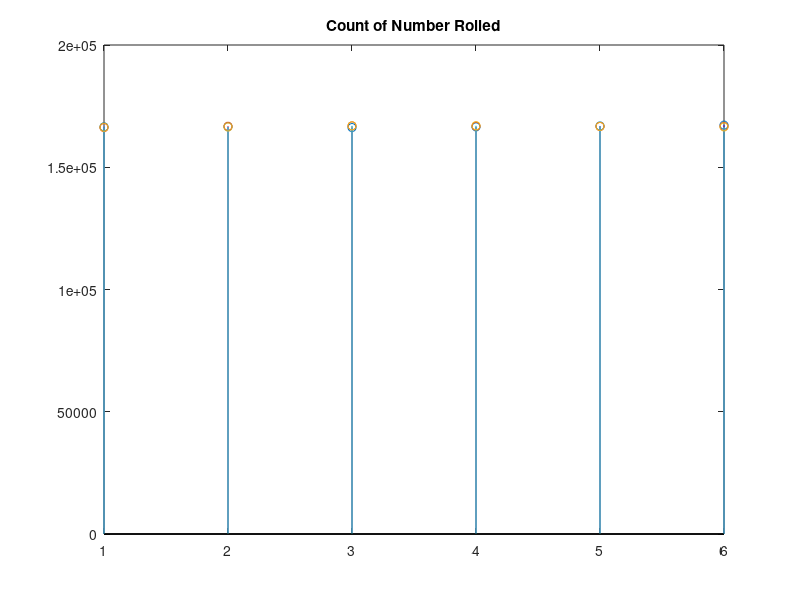

Here is the MATLAB script that generated this plot:
N = 1000000;
x=[1 2 3 4 5 6];
xarray = randi(6, [3, N]);
x1 = xarray(1,:);
x2 = xarray(2,:);
x3 = xarray(3,:);
y = sum(xarray, 1)

    H1 = histc(x1, unique(x1));
    H2 = histc(x2, unique(x2));
    H3 = histc(x3, unique(x3));
    
%first plot
% subplot(2,2,1)
% stem(x,p_x);
% grid;
% xlabel('Values of x');
% ylabel('Probability of x'); 
% title('PMF of x');
% axis([0 7 0 1])

stem(x,H1, 'Color',[0 0 1])
title('Count of Number Rolled')

hold on

stem(x,H2, 'Color',[1 0 0])

stem(x,H3, 'Color',[0 1 1]) 

hold off